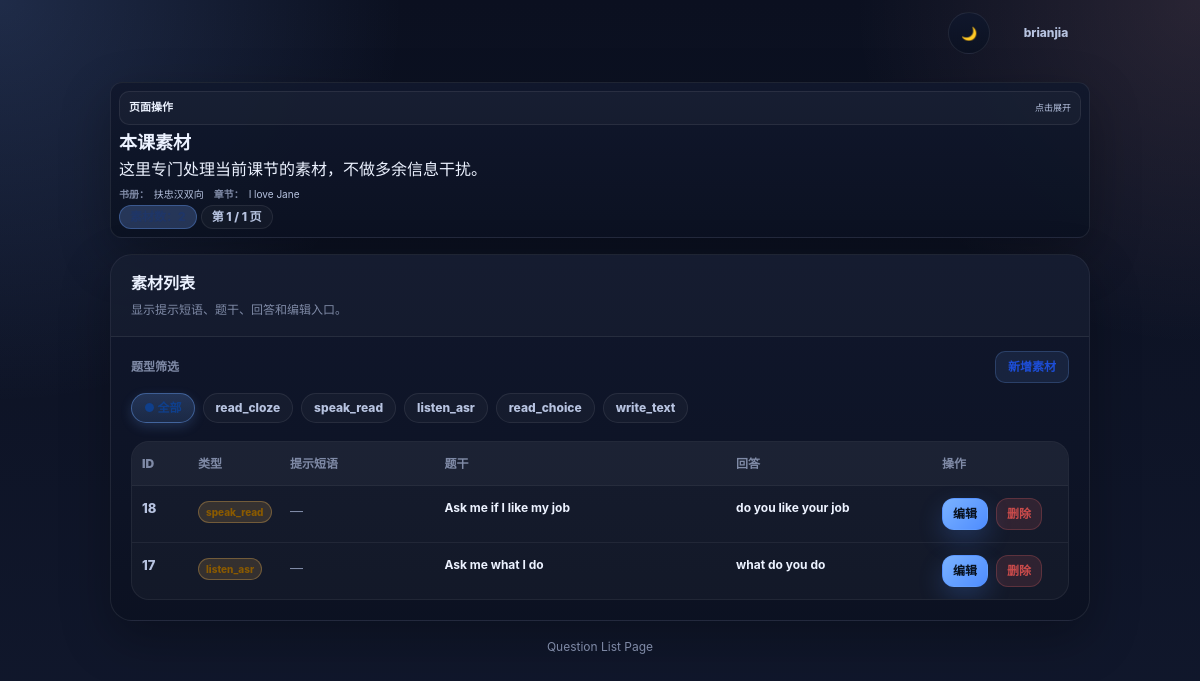
Page /lesson/2/questions/ (signed in) on the committed database.
### app/train/models.py (models this page shows, shortened)
class Book(models.Model):
    owner = models.ForeignKey(User, on_delete=models.CASCADE)
    title = models.CharField(max_length=200)
    description = models.TextField(blank=True)

class Lesson(models.Model):
    book = models.ForeignKey(Book, on_delete=models.CASCADE)
    title = models.CharField(max_length=200)
    order = models.IntegerField(default=0)
    class Meta:
        ordering = ["order", "id"]

class Question(models.Model):
    lesson = models.ForeignKey(
        Lesson,
        on_delete=models.CASCADE,
        null=True,
        blank=True
    )
    prompt_text = models.TextField()
    answer_text = models.TextField()
    audio_url = models.URLField(blank=True, null=True)

### app/train/views/train_views.py (the view)
# urls.py: path("lesson/<int:lesson_id>/questions/", lesson_question_list, name="lesson-question-list"),
@login_required
def lesson_question_list(request, lesson_id):
    lesson = get_object_or_404(
        Lesson,
        id=lesson_id,
        book__owner=request.user
    )
    selected_qtype = (request.GET.get("qtype") or "").strip()
    qtype_to_skill = {
        "listen_asr": "listen",
        "speak_read": "speak",
        "read_cloze": "read",
        "read_choice": "read",
        "read_choice_single": "read",
        "read_choice_multi": "read",
        "write_text": "write",
    }
    selected_skill_for_builder = qtype_to_skill.get(selected_qtype, "")
    question_qs = Question.objects.filter(
        lesson=lesson
    ).order_by("-id")
    if selected_qtype:
        question_qs = question_qs.filter(
            training_items__item_type=selected_qtype
        ).distinct()
    paginator = Paginator(question_qs, 5)
    page_number = request.GET.get("page")
    page_obj = paginator.get_page(page_number)
    questions = list(page_obj.object_list)
    for question in questions:
        training = question.training_items.order_by("-id").first()
        question.display_qtype = training.item_type if training else ""
        question.display_instruction = (
            (training.instruction_text or "").strip()
            if training else ""
        )
        question.display_source_text = (
            (training.source_text or question.prompt_text or "").strip()
            if training else (question.prompt_text or "").strip()
        )
        question.display_target_answer = (
            (training.target_answer or question.answer_text or "").strip()
            if training else (question.answer_text or "").strip()
        )
    return render(request, "train/question_list.html", {
        "lesson": lesson,
        "book": lesson.book,
        "questions": questions,
        "page_obj": page_obj,
        "paginator": paginator,
        "head_actions": [
            {"label": "← 返回训练", "url": reverse("lesson-train", args=[lesson.id])},
            {"label": "返回章节页", "url": reverse("book-detail", args=[lesson.book.id])},
            {"label": "新增素材", "url": f"{reverse('builder-page')}?lesson_id={lesson.id}"},
        ],
        "head_meta": [
            {"label": "书册：", "text": lesson.book.title},
            {"label": "章节：", "text": lesson.title},
        ],
        "head_chips": [
            {"kind": "primary", "text": f"素材数：{paginator.count}"},
            {"kind": "default", "text": f"第 {page_obj.number} / {paginator.num_pages} 页"},
        ],
        "selected_qtype": selected_qtype,
        "selected_skill_for_builder": selected_skill_for_builder,
        "qtype_options": [
            {"value": "", "label": "全部"},
            {"value": "read_cloze", "label": "read_cloze"},
            {"value": "speak_read", "label": "speak_read"},
            {"value": "listen_asr", "label": "listen_asr"},
            {"value": "read_choice", "label": "read_choice"},
            {"value": "write_text", "label": "write_text"},
        ],
    })

### app/train/templates/train/question_list.html (shortened to what this page needs)
{% extends "train/base_train.html" %}
{% block content %}
{% firstof lesson.book.title book.title "未命名书册" as book_title %}
{% firstof lesson.title "未命名章节" as lesson_title %}
<div class="page">
    <div class="shell">
        {% include "train/includes/page_head.html" with head_type="materials" head_actions=head_actions head_actions_collapsed=True head_actions_title="页面操作" head_title="本课素材" head_desc="这里专门处理当前课节的素材，不做多余信息干扰。" head_meta=head_meta head_chips=head_chips %}
        <section class="list-card">
            <div class="card-header">
                <h2 class="card-title">素材列表</h2>
                <div class="card-subtitle">显示提示短语、题干、回答和编辑入口。</div>
            </div>
                <div class="filter-bar">
                    <div class="filter-bar-top">
                        <div class="filter-label">题型筛选</div>
                        {% if selected_qtype and selected_skill_for_builder %}
                            <a
                                href="{% url 'builder-page' %}?lesson_id={{ lesson.id }}&skill={{ selected_skill_for_builder }}&item_type={{ selected_qtype }}"
                                class="filter-add-btn"
                            >
                                新增 {{ selected_qtype }} 素材
                            </a>
                        {% else %}
                            <a
                                href="{% url 'builder-page' %}?lesson_id={{ lesson.id }}"
                                class="filter-add-btn"
                            >
                                新增素材
                            </a>
                        {% endif %}
                    </div>
                    <div class="filter-chips">
                        {% for opt in qtype_options %}
                            <a
                                href="?{% if opt.value %}qtype={{ opt.value }}{% endif %}"
                                class="filter-chip {% if selected_qtype == opt.value %}is-active{% endif %}"
                            >
                                {{ opt.label }}
                            </a>
                        {% endfor %}
                    </div>
                </div>
            <div class="card-body">
                {% if questions %}
                    <div class="question-table-wrap">
                        <table class="question-table">
                            <thead>
                                <tr>
                                    <th class="col-id">ID</th>
                                    <th class="col-type">类型</th>
                                    <th class="col-instruction">提示短语</th>
                                    <th class="col-prompt">题干</th>
                                    <th class="col-answer">回答</th>
                                    <th class="col-actions">操作</th>
                                </tr>
                            </thead>
                            <tbody>
                                {% for question in questions %}
                                    {% firstof question.display_instruction "" as instruction_text %}
                                    {% firstof question.display_source_text question.prompt_text question.question_text question.question "未命名题目" as question_prompt %}
                                    {% firstof question.display_target_answer question.answer_text question.answer "暂无答案" as answer_text %}
                                    {% firstof question.display_qtype "未分类" as qtype %}
                                    <tr>
                                        <td class="cell-id">{{ question.id }}</td>
                                        <td class="cell-type">
                                            <span class="chip warning">{{ qtype }}</span>
                                        </td>
                                        <td class="cell-text">
                                            {% if instruction_text %}
                                                <div class="table-text clamp-3" title="{{ instruction_text }}">{{ instruction_text }}</div>
                                            {% else %}
                                                <span class="table-empty">—</span>
                                            {% endif %}
                                        </td>
                                        <td class="cell-text">
                                            <div class="table-text clamp-4" title="{{ question_prompt }}">{{ question_prompt }}</div>
                                        </td>
                                        <td class="cell-text">
                                            <div class="table-text clamp-4" title="{{ answer_text }}">{{ answer_text }}</div>
                                        </td>
                                        <td class="cell-actions">
                                            <div class="table-actions">
                                                <a href="{% url 'question-edit' question.id %}?next={{ request.get_full_path }}" class="primary-btn">编辑</a>
                                                <form
                                                    method="post"
                                                    action="{% url 'question-delete' question.id %}?next={{ request.get_full_path }}"
                                                    class="inline-form"
                                                    onsubmit="return confirm('确定删除这条素材吗？删除后将无法恢复。');"
                                                >
                                                    <button type="submit" class="danger-btn">删除</button>
                                                </form>
                                            </div>
                                        </td>
                                    </tr>
                                {% endfor %}
                            </tbody>
                        </table>
                    </div>
                {% endif %}
            </div>
        </section>
        <div class="footer-note">Question List Page</div>
    </div>
</div>
{% endblock %}

### app/train/templates/train/base_train.html (shortened to what this page needs)
{% load static %}
<!DOCTYPE html>
<html lang="zh-CN" data-theme="dark">
<head>
    <link rel="stylesheet" href="{% static 'train/css/theme.css' %}">
</head>
<body class="train-body {% block body_class %}{% endblock %}">
    {% block global_theme_switch %}
    <div class="global-utility-bar">
        <div class="global-theme-switch">
            <button id="themeToggleBtn" aria-label="切换页面风格" title="切换页面风格">
            </button>
        </div>
        {% if request.user.is_authenticated %}
        <details class="user-menu global-user-menu">
            <summary class="user-pill">{{ request.user.username }}</summary>
        </details>
        {% endif %}
    </div>
    {% endblock %}
    {% block content %}{% endblock %}
</body>
</html>

### app/train/templates/train/includes/page_head.html (shortened to what this page needs)
<section class="page-head page-head--{{ head_type|default:'default' }}">
    {% if head_actions %}
        {% if head_actions_collapsed %}
            <details class="page-head__actions-fold">
                <summary class="page-head__actions-summary">
                    <span class="page-head__actions-title">{{ head_actions_title|default:"页面操作" }}</span>
                    <span class="page-head__actions-hint">点击展开</span>
                </summary>
            </details>
        {% else %}
            <div class="page-head__actions-inline">
                {% for action in head_actions %}
                    <a href="{{ action.url }}" class="page-head__action-link">{{ action.label }}</a>
                {% endfor %}
            </div>
        {% endif %}
    {% endif %}
    <div class="page-head__main">
        <h1 class="page-head__title">{{ head_title }}</h1>
        {% if head_desc %}
            <div class="page-head__desc">{{ head_desc }}</div>
        {% endif %}
        {% if head_meta %}
            <div class="page-head__meta">
                {% for item in head_meta %}
                    <span class="page-head__meta-item">
                        {% if item.label %}<strong>{{ item.label }}</strong>{% endif %}
                        {{ item.text }}
                    </span>
                {% endfor %}
            </div>
        {% endif %}
        {% if head_chips %}
            <div class="page-head__chips">
                {% for chip in head_chips %}
                    <span
                        class="page-head__chip page-head__chip--{{ chip.kind|default:'neutral' }}"
                    >
                        {{ chip.text }}
                    </span>
                {% endfor %}
            </div>
        {% endif %}
    </div>
</section>

### app/train/templates/train/question_list.html (style rules this page uses)
.page { width: min(var(--max-width), calc(100% - 32px)); margin: 28px auto 48px; }
.shell { display: flex; flex-direction: column; gap: 16px; }
.list-card { background: linear-gradient(180deg, var(--panel), var(--panel-2)); border: 1px solid var(--border); border-radius: var(--radius-xl); box-shadow: var(--shadow); overflow: hidden; }
.card-header { padding: 16px 20px; border-bottom: 1px solid var(--border); background: rgba(255, 255, 255, 0.02); }
.card-title { margin: 0; font-size: 16px; font-weight: 900; color: var(--text); }
.card-subtitle { margin-top: 4px; font-size: 12px; color: var(--text-faint); }
.card-body { padding: 18px 20px 20px; }
.question-table-wrap { display: block; overflow-x: auto; border: 1px solid rgba(255, 255, 255, 0.06); border-radius: 18px; background: rgba(255, 255, 255, 0.03); }
.question-table { width: 100%; border-collapse: collapse; table-layout: fixed; min-width: 0; }
.question-table thead th { text-align: left; font-size: 12px; font-weight: 900; color: var(--text-faint); padding: 12px 10px; border-bottom: 1px solid var(--border); background: rgba(255, 255, 255, 0.03); vertical-align: middle; }
.question-table tbody td { padding: 12px 10px; border-bottom: 1px solid rgba(255, 255, 255, 0.06); vertical-align: top; }
.question-table tbody tr:last-child td { border-bottom: none; }
.col-id { width: 56px; }
.col-type { width: 92px; }
.col-instruction { width: 18%; }
.col-prompt { width: 34%; }
.col-answer { width: 24%; }
.col-actions { width: 136px; }
.cell-id { font-size: 13px; font-weight: 800; color: var(--text-soft); white-space: nowrap; }
.cell-type .chip.warning { min-height: 22px; padding: 0 7px; font-size: 10px; font-weight: 800; background: rgba(255, 190, 85, 0.14) !important; border-color: rgba(255, 190, 85, 0.30) !important; color: #8a5a00 !important; }
.cell-text { min-width: 0; }
.table-text { font-size: 12px; line-height: 1.6; font-weight: 700; color: var(--text); white-space: pre-wrap; word-break: break-word; }
.table-empty { font-size: 13px; color: var(--text-faint); }
.clamp-3, .clamp-4 { display: -webkit-box; -webkit-box-orient: vertical; overflow: hidden; }
.clamp-4 { -webkit-line-clamp: 4; }
.table-actions { display: flex; gap: 8px; flex-wrap: wrap; align-items: center; }
.table-actions .primary-btn, .table-actions .danger-btn { min-height: 32px; padding: 0 10px; font-size: 12px; font-weight: 800; }
.inline-form { margin: 0; }
@media (min-width: 781px) { .question-table-wrap { display: block; } }
.filter-bar { padding: 14px 20px 0; display: flex; flex-direction: column; gap: 10px; }
.filter-label { font-size: 12px; font-weight: 800; color: var(--text-faint); }
.filter-chips { display: flex; flex-wrap: wrap; gap: 8px; }
.filter-chip { min-height: 30px; padding: 0 12px; border-radius: 999px; display: inline-flex; align-items: center; justify-content: center; text-decoration: none; font-size: 12px; font-weight: 800; color: var(--text-soft); border: 1px solid var(--border); background: rgba(255, 255, 255, 0.03); transition: all 0.18s ease; }
.filter-chip.is-active { color: #0f3f8c; background: linear-gradient(180deg, rgba(110, 168, 255, 0.22), rgba(110, 168, 255, 0.14)); border-color: rgba(110, 168, 255, 0.42); box-shadow: 0 4px 12px rgba(110, 168, 255, 0.18); }
.filter-bar-top { display: flex; justify-content: space-between; align-items: center; gap: 12px; flex-wrap: wrap; }
.filter-add-btn { min-height: 32px; padding: 0 12px; border-radius: 10px; display: inline-flex; align-items: center; justify-content: center; text-decoration: none; font-size: 12px; font-weight: 800; color: #1d4ed8; background: rgba(110, 168, 255, 0.10); border: 1px solid rgba(110, 168, 255, 0.22); }

### rows in the picture
Book: text "扶忠汉双向"
Lesson: text "I love Jane"
Question: id "18", qtype "speak_read", prompt_text "Ask me if I like my job", answer_text "do you like your job"
Question: id "17", qtype "listen_asr", prompt_text "Ask me what I do", answer_text "what do you do"

### other values in the picture
{{ request.user.username }} "brianjia"
{{ head_actions_title|default:"页面操作" }} "页面操作"
{{ head_title }} "本课素材"
{{ head_desc }} "这里专门处理当前课节的素材，不做多余信息干扰。"
{{ item.label }} "书册：" "章节："
{{ chip.text }} "第 1 / 1 页"
{{ opt.label }} "read_cloze" "speak_read" "listen_asr" "read_choice" "write_text"
